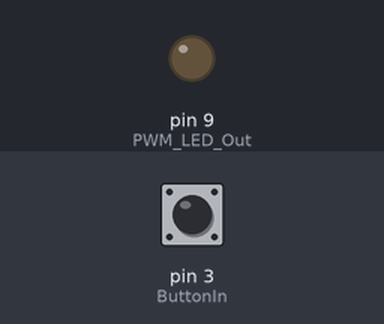
This sketch was run on a simulated Arduino Uno, built with avr-gcc and run on an emulated ATmega328P. On the bench: output pins drawn as LEDs (lit = HIGH). The inputs (shaded band) are chosen by the test bench; at power-on: pin 3 (ButtonIn) HIGH.

Above: at 1.2 s.
1.3 s: pin 3 (ButtonIn) pulled LOW for 0.15 s
At 2.1 s:
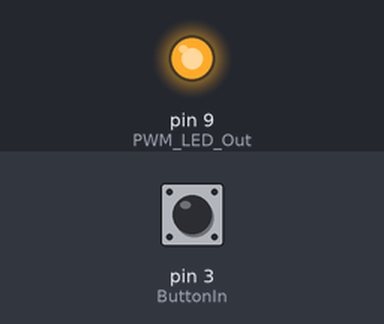
2.9 s: pin 3 (ButtonIn) pulled LOW for 1 s
At 3.3 s:
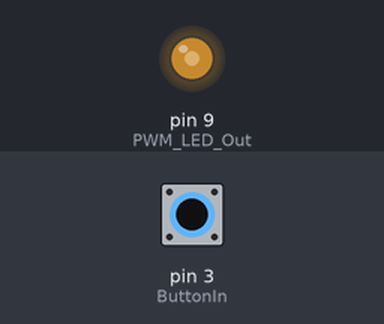
5.4 s: pin 3 (ButtonIn) pulsed LOW 2 times (0.12 s each, 0.3 s apart)
At 5.55 s:
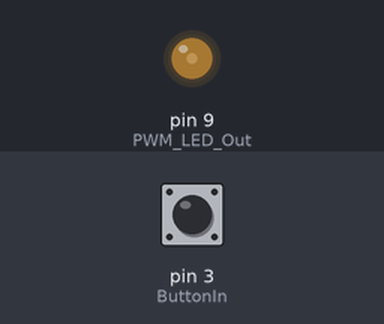
9.0 s: pin 3 (ButtonIn) pulled LOW for 3.2 s
At 9.5 s:
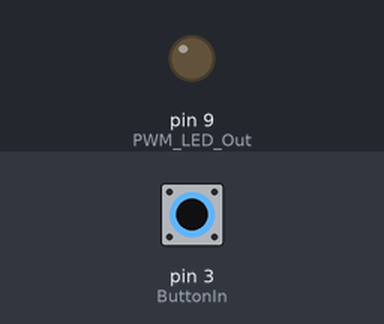
Timing chart, 0 to 12.0 s (numbered marks = the images above; inputs shaded):
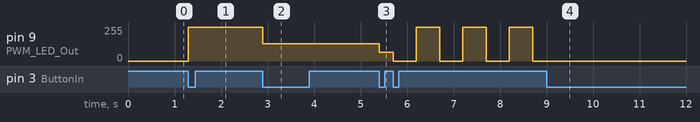

Measured:
- after the input at 1.3 s, pin 9 (PWM_LED_Out): 0/255 → 255/255 at once
- after the input at 2.9 s, pin 9 (PWM_LED_Out): 255/255 → 128/255 at once
- after the input at 5.4 s, pin 9 (PWM_LED_Out): 128/255 → 64/255 at once, then repeats every 1.0 s: 0/255 0.50 s, 255/255 0.50 s
- after the input at 9.0 s, pin 9 (PWM_LED_Out): stops changing and stays 0/255

The sketch:

Lightbox.ino
```cpp
// Connor Johnson
// Code for LightBox Project

#define ButtonIn 3 // input pin is PD2 Pin 4
#define PWM_LED_Out 9 // output pin is PB1 Pin 15

int OperatingMode = 0; // operating mode: 0 for off, 1 for bright, 2 for mid, 3 for low, 4 for flash
bool ButtonPushed = false; // will switch from false to true when the button is pushed
int PWM_Out = 0; // initial output state is 0, or the off state
unsigned long PrevMillis = 0; // store last time LED was updated

void setup() {
  attachInterrupt(digitalPinToInterrupt(ButtonIn), button_pushed, FALLING); // interrupt will trigger event, sense when button is pushed

  pinMode(PWM_LED_Out,OUTPUT); // set pin to output mode (define output pin connected to LED)
}

void button_pushed() {
  ButtonPushed = true; // when the button is pushed, output from false to true
}

void loop() {

  check_button_push();

  set_pwm_based_on_operating_mode();

  shine_LED();

}

void check_button_push() {  //set operating mode and reset previous button state, etc.
  if (ButtonPushed == true) { // if button pressed, change operating mode to different states
    OperatingMode = OperatingMode + 1;
    if (OperatingMode == 5) {
      OperatingMode = 0; // after case 4, go back to 0
    }
  }

  ButtonPushed = false; // set button press back to false after changing operating mode
}

void set_pwm_based_on_operating_mode() { //changing the output state based on how many times the button was pressed

switch (OperatingMode) {
    case 0:
      PWM_Out = 0; // off state
      break;
    case 1:
      PWM_Out = 255; // PWM Max, bright state
      break;
    case 2:
      PWM_Out = 128; // PWM Max/2, mid state
      break;
    case 3:
      PWM_Out = 64; // PWM Max/4, low state
      break;
    case 4:
      flash_the_light(); // flashing light state
      break;
  }
}

void flash_the_light() {
  unsigned long CurrMillis = millis();
  if (CurrMillis - PrevMillis >= 500) { // defining 500ms as 2 Hz delay, checking if it is time to blink LED
    PrevMillis = CurrMillis;
    if (PWM_Out == 0) {
      PWM_Out = 255; // if LED is off, turn it on and vice-versa
    } else {
      PWM_Out = 0;
    }
  }
}

void shine_LED() {
  analogWrite(PWM_LED_Out, PWM_Out); // set the LED with the output state
}
```
